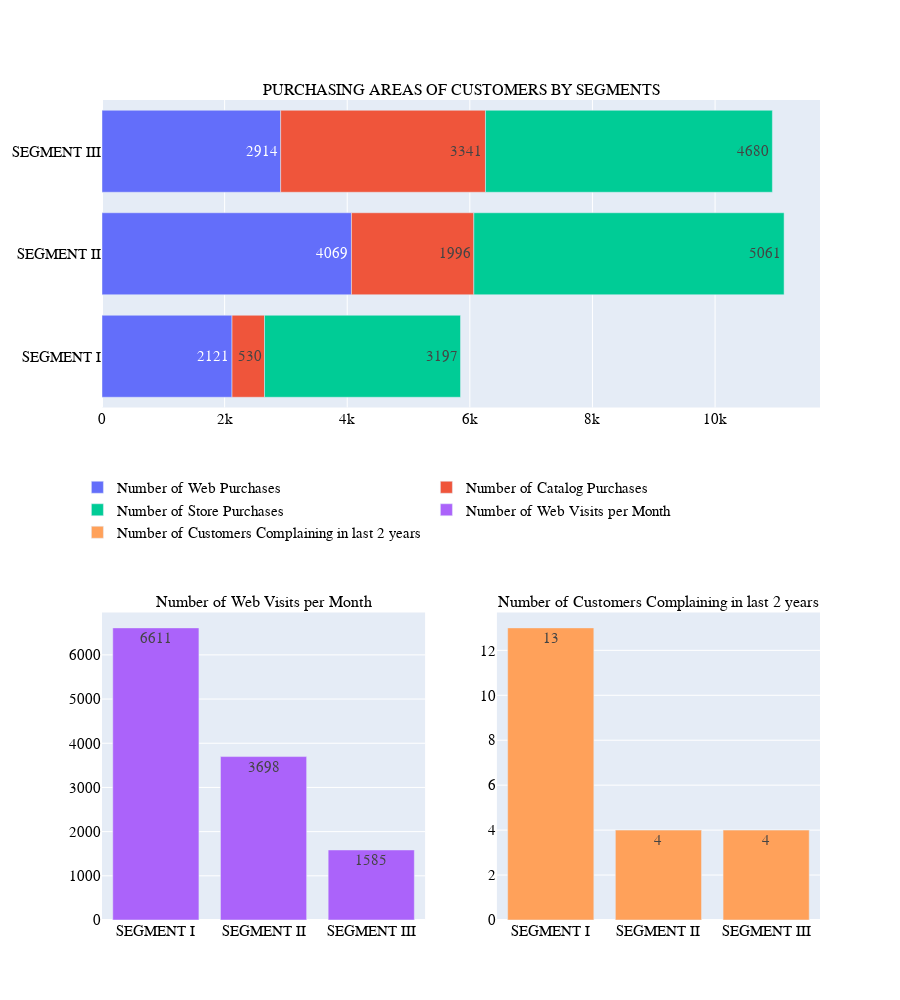

The code cell stored with this chart in its notebook:
### Code cell
y_complain=[segment1["Complain"].value_counts()[1],
            segment2["Complain"].value_counts()[1],
            segment3["Complain"].value_counts()[1]]

y_recency=[segment1["Recency"].value_counts(),
           segment2["Recency"].value_counts(),
           segment3["Recency"].value_counts()]

segment_1 = segment1["Recency"].value_counts()
segment_2 = segment2["Recency"].value_counts()
segment_3= segment3["Recency"].value_counts()



y_web=[segment1["NumWebPurchases"].sum(),
       segment2["NumWebPurchases"].sum(),
       segment3["NumWebPurchases"].sum()]

y_catalog=[segment1["NumCatalogPurchases"].sum(),
           segment2["NumCatalogPurchases"].sum(),
           segment3["NumCatalogPurchases"].sum()]

y_store= [segment1["NumStorePurchases"].sum(),
          segment2["NumStorePurchases"].sum(),
          segment3["NumStorePurchases"].sum()]

y_webvisit=[segment1["NumWebVisitsMonth"].sum(),
            segment2["NumWebVisitsMonth"].sum(),
            segment3["NumWebVisitsMonth"].sum()]

labels= ["SEGMENT I", "SEGMENT II", "SEGMENT III"]

fig = make_subplots(rows=2,
                    cols=2,
                    specs=[[{"colspan":2},
                            None],
                           [{},{}]],
                    subplot_titles=("PURCHASING AREAS OF CUSTOMERS BY SEGMENTS",
                                    "Number of Web Visits per Month",
                                    "Number of Customers Complaining in last 2 years"))

fig.add_trace(go.Bar( y= labels,
                     x= y_web,
                     text= y_web,
                     orientation="h",
                     name= "Number of Web Purchases"),
             row=1,
             col=1)

fig.add_trace(go.Bar( y= labels,
                     x= y_catalog,
                     text=y_catalog,
                     orientation="h",
                     name= "Number of Catalog Purchases"),
             row=1,
             col=1)

fig.add_trace(go.Bar( y= labels,
                     x= y_store,
                     text=y_store,
                     orientation="h",
                     name= "Number of Store Purchases"),
             row=1,
             col=1)


fig.add_trace(go.Bar( x= labels,
                     y= y_webvisit,
                     text= y_webvisit,
                     name= "Number of Web Visits per Month"),
             row=2,
             col=1)



fig.add_trace(go.Bar(x=labels,
                     y=y_complain,
                     text=y_complain,
                     name = "Number of Customers Complaining in last 2 years"),
             row=2,
             col=2)



fig.update_traces(textposition="inside")

fig.update_layout(height=1000,
                  width=900,
                  font_family = 'TimesNewRoman',
                  font_size = 15,
                  font_color= "black",
                  barmode='relative',
                  legend=dict(
                      orientation="h",
                      yanchor="auto",
                      y=0.5,
                      xanchor="auto",
                      x=0.8)
                 )


fig.show()

### Figure 1 — Plotly figure (JSON) as saved in the notebook; plotly's stock layout.template omitted (floating-point values rounded to 4 significant figures)
{"data": [{"name": "Number of Web Purchases", "orientation": "h", "text": ["2121", "4069", "2914"], "textposition": "inside", "type": "bar", "x": [2121, 4069, 2914], "xaxis": "x", "y": ["SEGMENT I", "SEGMENT II", "SEGMENT III"], "yaxis": "y"}, {"name": "Number of Catalog Purchases", "orientation": "h", "text": ["530", "1996", "3341"], "textposition": "inside", "type": "bar", "x": [530, 1996, 3341], "xaxis": "x", "y": ["SEGMENT I", "SEGMENT II", "SEGMENT III"], "yaxis": "y"}, {"name": "Number of Store Purchases", "orientation": "h", "text": ["3197", "5061", "4680"], "textposition": "inside", "type": "bar", "x": [3197, 5061, 4680], "xaxis": "x", "y": ["SEGMENT I", "SEGMENT II", "SEGMENT III"], "yaxis": "y"}, {"name": "Number of Web Visits per Month", "text": ["6611", "3698", "1585"], "textposition": "inside", "type": "bar", "x": ["SEGMENT I", "SEGMENT II", "SEGMENT III"], "xaxis": "x2", "y": [6611, 3698, 1585], "yaxis": "y2"}, {"name": "Number of Customers Complaining in last 2 years", "text": ["13", "4", "4"], "textposition": "inside", "type": "bar", "x": ["SEGMENT I", "SEGMENT II", "SEGMENT III"], "xaxis": "x3", "y": [13, 4, 4], "yaxis": "y3"}], "layout": {"annotations": [{"font": {"size": 16}, "showarrow": false, "text": "PURCHASING AREAS OF CUSTOMERS BY SEGMENTS", "x": 0.5, "xanchor": "center", "xref": "paper", "y": 1.0, "yanchor": "bottom", "yref": "paper"}, {"font": {"size": 16}, "showarrow": false, "text": "Number of Web Visits per Month", "x": 0.225, "xanchor": "center", "xref": "paper", "y": 0.375, "yanchor": "bottom", "yref": "paper"}, {"font": {"size": 16}, "showarrow": false, "text": "Number of Customers Complaining in last 2 years", "x": 0.775, "xanchor": "center", "xref": "paper", "y": 0.375, "yanchor": "bottom", "yref": "paper"}], "barmode": "relative", "font": {"color": "black", "family": "TimesNewRoman", "size": 15}, "height": 1000, "legend": {"orientation": "h", "x": 0.8, "xanchor": "auto", "y": 0.5, "yanchor": "auto"}, "width": 900, "xaxis": {"anchor": "y", "domain": [0.0, 1.0]}, "xaxis2": {"anchor": "y2", "domain": [0.0, 0.45]}, "xaxis3": {"anchor": "y3", "domain": [0.55, 1.0]}, "yaxis": {"anchor": "x", "domain": [0.625, 1.0]}, "yaxis2": {"anchor": "x2", "domain": [0.0, 0.375]}, "yaxis3": {"anchor": "x3", "domain": [0.0, 0.375]}}}
